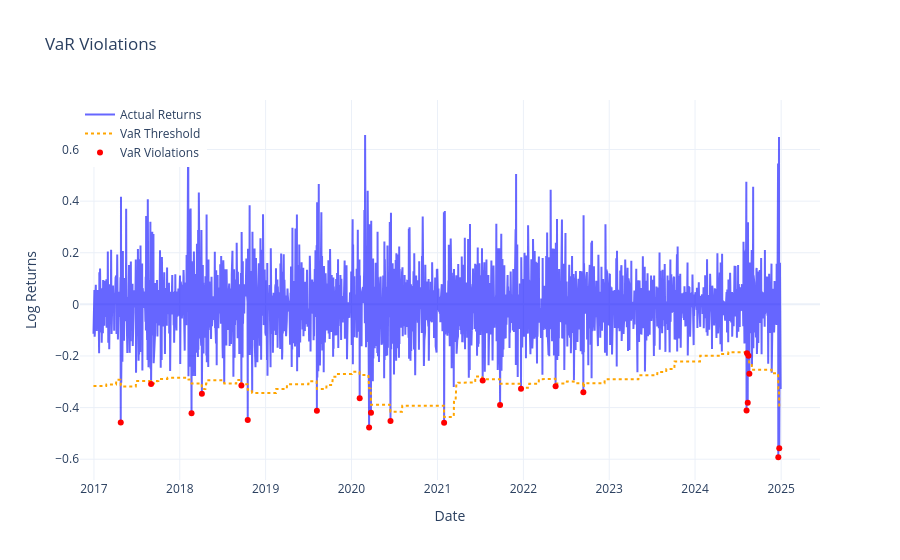

This figure's notebook cell:
### Code cell
plots.plot_var_violations(vix_garch_fbm_var, var_col='VaR_99', predicted_col='predicted_log_vol_diff')

### Figure 1 — Plotly figure (JSON) as saved in the notebook; plotly's stock layout.template omitted (floating-point values rounded to 4 significant figures; data arrays with more than 128 entries replaced by an {"elided": "..."} marker saying what was removed)
{"data": [{"line": {"color": "blue"}, "mode": "lines", "name": "Actual Returns", "opacity": 0.6, "type": "scatter", "x": {"elided": "2033 str values"}, "y": {"elided": "2033 float values"}}, {"line": {"color": "orange", "dash": "dot"}, "mode": "lines", "name": "VaR Threshold", "type": "scatter", "x": {"elided": "2033 str values"}, "y": {"elided": "2033 float values"}}, {"marker": {"color": "red", "size": 6, "symbol": "circle"}, "mode": "markers", "name": "VaR Violations", "type": "scatter", "x": ["2017-04-25T00:00:00", "2017-09-01T00:00:00", "2018-02-20T00:00:00", "2018-04-05T00:00:00", "2018-09-20T00:00:00", "2018-10-17T00:00:00", "2019-08-07T00:00:00", "2020-02-05T00:00:00", "2020-03-16T00:00:00", "2020-03-24T00:00:00", "2020-06-15T00:00:00", "2021-01-29T00:00:00", "2021-07-12T00:00:00", "2021-09-24T00:00:00", "2021-12-22T00:00:00", "2022-05-18T00:00:00", "2022-09-13T00:00:00", "2024-08-07T00:00:00", "2024-08-09T00:00:00", "2024-08-12T00:00:00", "2024-08-15T00:00:00", "2024-08-19T00:00:00", "2024-12-20T00:00:00", "2024-12-24T00:00:00"], "y": [-0.4583, -0.3091, -0.4216, -0.3464, -0.3146, -0.4481, -0.4123, -0.3641, -0.477, -0.4197, -0.4517, -0.4585, -0.2955, -0.3899, -0.3266, -0.317, -0.3403, -0.4117, -0.1891, -0.3813, -0.1996, -0.269, -0.5925, -0.5573]}], "layout": {"hovermode": "x unified", "legend": {"x": 0, "y": 1}, "title": {"text": "VaR Violations"}, "xaxis": {"title": {"text": "Date"}}, "yaxis": {"title": {"text": "Log Returns"}}}}
